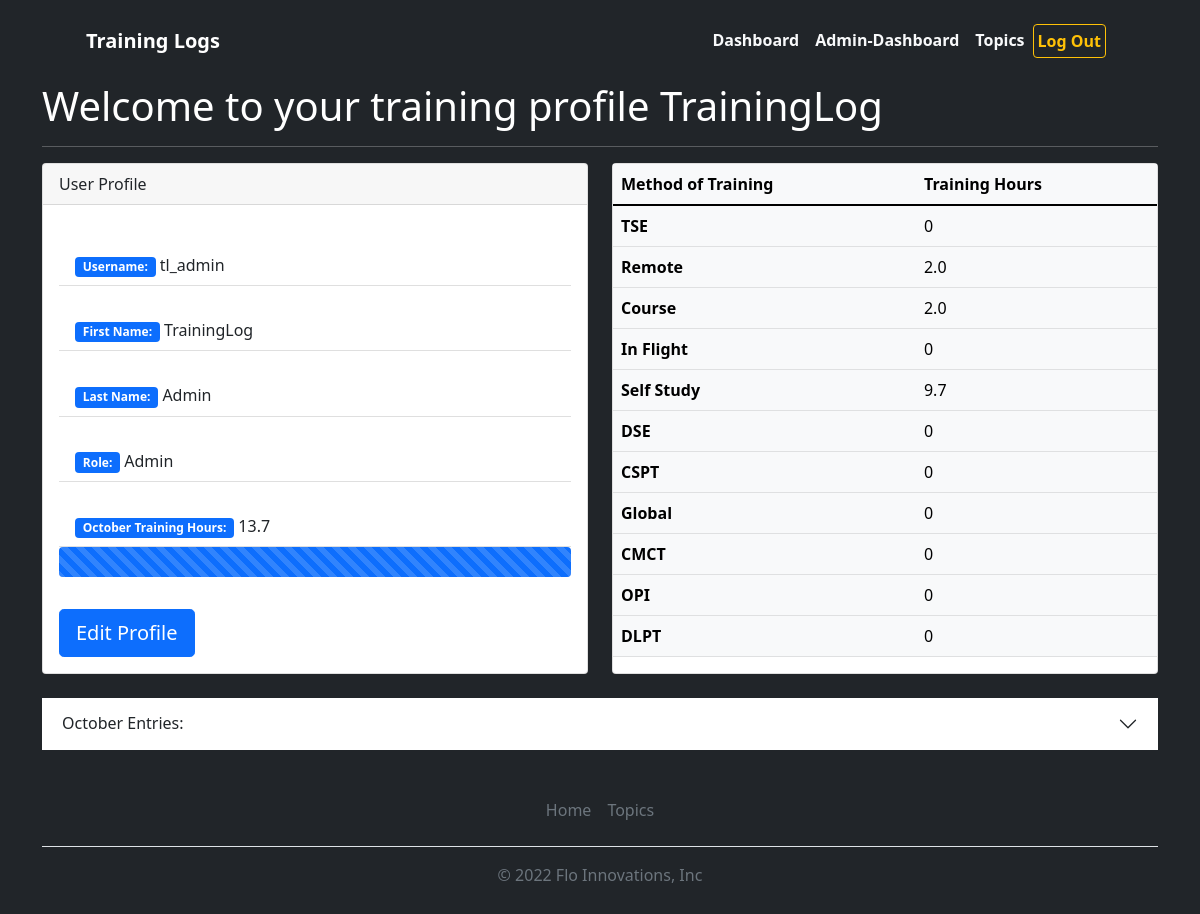
Page /users/dashboard/ (signed in) on the committed database.
### training_logs/models.py (models this page shows, shortened)
class Profile(models.Model):
    user = models.OneToOneField(User, null=True, on_delete=models.CASCADE)
    role = models.CharField(max_length=20, default='Green Team')

class Entry(models.Model):
    topic = models.ForeignKey(Topic, on_delete=models.CASCADE)
    method_of_training = models.CharField(max_length=200)
    source = models.CharField(max_length=20)
    hours = models.FloatField()
    date_training_conducted = models.DateField()
    text = models.TextField()
    date_added = models.DateTimeField(auto_now_add=True)
    class Meta:
        verbose_name_plural = 'entries'
    def month_published(self):
        return self.date_training_conducted.strftime('%B')

### users/views.py (the view)
# urls.py: path('dashboard/', views.dashboard, name='dashboard'),
@login_required
def dashboard(request):
    current_month = datetime.now().strftime('%B')
    owner = request.user
    entries = Entry.objects.all().order_by('-date_training_conducted')
    topics = Topic.objects.all()
    training_method_hours = {}
    users = User.objects.all()
    user_count = User.objects.count()
    total_hours = {}
    for method in ['TSE', 'Remote', 'Course', 'In Flight', 'Self Study','DSE','CSPT','Global','CMCT','OPI','DLPT']:
        method_hours = 0
        for entry in entries:
                if entry.topic.owner == request.user:
                    if entry.month_published() == current_month:
                        if entry.method_of_training == method:
                            method_hours += entry.hours
        training_method_hours[method] = method_hours
    for user in users:
        hours_total = 0
        for entry in entries:
            if entry.month_published() == current_month:
                if user == entry.topic.owner:
                    hours_total += entry.hours
        total_hours[user] = hours_total
    style_percent = total_hours[request.user]/12*100
    return render(request, 'registration/dashboard.html',
                  {'entries': entries,
                   'topics': topics,
                   'users': users,
                   'owner': owner,
                   'total_hours': total_hours,
                   'current_month': current_month,
                   'style_percent':style_percent,
                   'training_method_hours':training_method_hours,})

### users/templates/registration/dashboard.html (shortened to what this page needs)
{% extends "training_logs/base.html" %}
{% block page_header %}<h1>Welcome to your training profile {{ owner.first_name }}</h1>
<hr/>
{% endblock page_header %}
{% block content %}
<div class="row">
  <div class="col">
    {% for user, hours in total_hours.items %}
    {% if owner == user %}
    <div class="card">
      <div class="card-header text-dark">
        User Profile
      </div>
      <div class="card-body">
        <ul class="list-group list-group-flush">
          <li class="list-group-item"><span class="badge bg-primary ">Username: </span> {{owner.username}} </li>
          <li class="list-group-item"><span class="badge bg-primary">First Name:</span> {{owner.first_name}}</li>
          <li class="list-group-item"><span class="badge bg-primary">Last Name:</span> {{owner.last_name}}</li>
          <li class="list-group-item"><span class="badge bg-primary">Role:</span> {{owner.profile.role}}</li>
          <li class="list-group-item"><span class="badge bg-primary">{{ current_month}} Training Hours:</span> {{hours}}
          </li>
          <div class="progress" style="height:30px">
            <div class="progress-bar progress-bar-striped progress-bar-animated" style="width:{{style_percent}}%">
            </div>
          </div>
        </ul>
      </div>
      <div class="card-body">
        <a href="{% url 'users:edit_profile' %}" class="btn btn-primary btn-lg">Edit Profile</a>
      </div>
    </div>
  </div>
  {% endif %}
  {% endfor %}
  <div class="col">
    <div class="card mb-4">
      <table class="table table-light table-hover">
        <thead>
          <tr>
            <th scope="col">Method of Training</th>
            <th scope="col">Training Hours</th>
          </tr>
        </thead>
        <tbody>
          {% for method, hours in training_method_hours.items %}
          <tr>
            <th scope="row">{{ method }}</th>
            <td>{{ hours }}</td>
            {% endfor %}
          </tr>
        </tbody>
      </table>
    </div>
  </div>
</div>
<div class="accordion accordion-flush" id="accordionFlushExample">
  <div class="accordion-item">
    <h2 class="accordion-header" id="flush-headingOne">
      <button class="accordion-button collapsed" type="button" data-bs-toggle="collapse"
        data-bs-target="#flush-collapseOne" aria-expanded="false" aria-controls="flush-collapseOne">
        {{current_month}} Entries:
      </button>
    </h2>
  </div>
</div>
{% endblock content %}

### rows in the picture
Entry: method_of_training "Remote", hours "2.0"
Entry: method_of_training "Self Study", hours "9.7"

### other values in the picture
{{ owner.first_name }} "TrainingLog"
{{ owner.username }} "tl_admin"
{{ owner.last_name }} "Admin"
{{ owner.profile.role }} "Admin"
{{ current_month }} "October"
{{ hours }} "13.7"
{{ method }} "TSE" "Course" "In Flight" "DSE" "CSPT" "Global" "CMCT" "OPI" "DLPT"
{{ hours }} "0" "2.0" "0" "0" "0" "0" "0" "0" "0"
